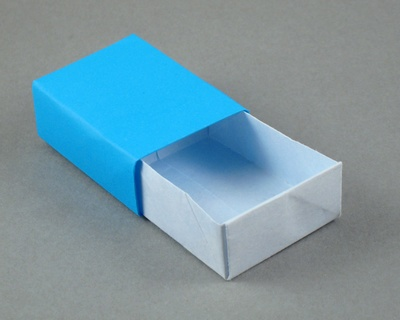
#> input picture input_images/box/bluebox.JPG, 400 x 320 px
$ python Canny-Input-Output.py
#> lines starting #> are read from the running program, lines starting #| are printed output that depends on the picture; after the words box and inside, x2 and y2 are one past the last pixel; in counts of white or black regions, pixels touching at a corner belong together
import cv2
import numpy as np
from matplotlib import pyplot as plt
from PIL import Image

original_img = cv2.imread('input_images/box/bluebox.JPG')
#> original_img is the input picture: shape (320, 400, 3); mean B, G, R 164.8, 151.8, 120
RGB_img = cv2.cvtColor(original_img, cv2.COLOR_BGR2RGB)
grayscale_img = cv2.cvtColor(original_img ,cv2.COLOR_BGR2GRAY)
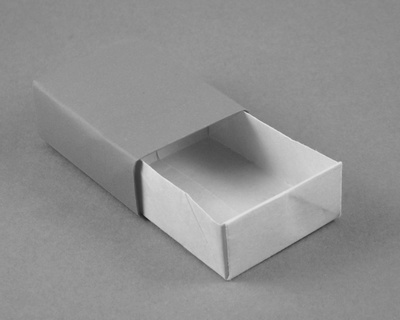
#> grayscale_img: shape (320, 400); min 29, max 228, mean 143.8

#enhancing the contrast
def contrastEnhancer(img):
    hist,bins = np.histogram(img.flatten(),256,[0,80])
    cdf = hist.cumsum()
    cdf_normalized = cdf * hist.max()/ cdf.max()
    cdf_m = np.ma.masked_equal(cdf,0)
    cdf_m = (cdf_m - cdf_m.min())*255/(cdf_m.max()-cdf_m.min())
    cdf = np.ma.filled(cdf_m,0).astype('uint8')
    return cdf[img]


# edges = cv2.Canny(contrastEnhancer(grayscale_img) ,30,60)
edges = cv2.Canny(grayscale_img ,30,60)
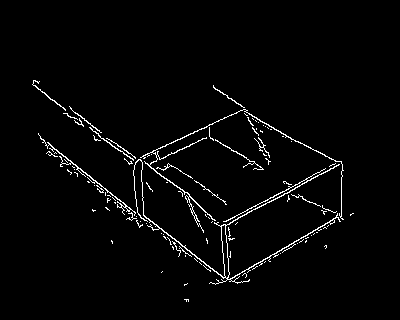
#> edges: shape (320, 400); 2.4% white in thin lines or dots, all inside (x1, y1, x2, y2) = (32, 80, 354, 302)
edges = cv2.bitwise_not(edges)


plt.subplot(121),plt.imshow(RGB_img,cmap = 'gray')
plt.title('Original image'), plt.xticks([]), plt.yticks([])
plt.subplot(122)
plt.title('Canny edge detected'), plt.xticks([]), plt.yticks([])
plt.imshow(edges,cmap = 'gray'),plt.show()
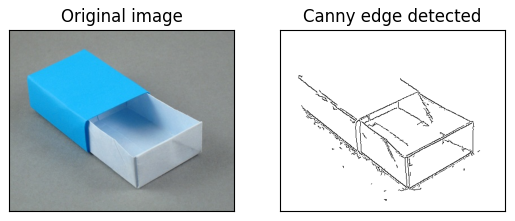
#> figure drawn by matplotlib, 2 panels
